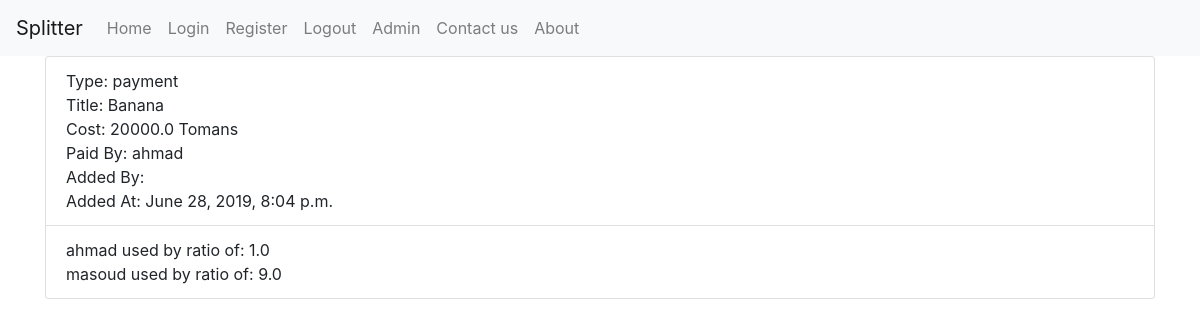
Before: /test/7 (signed in) with the older database file.
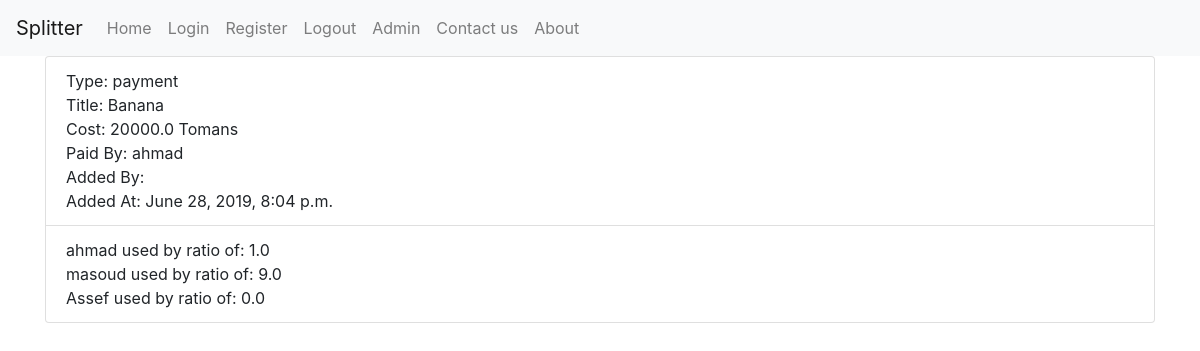
After: the same page with the newer database file.
### main/models.py (models this page shows, shortened)
class ExpenseRatio(models.Model):
    expense_fk = models.ForeignKey(Expense, on_delete=models.CASCADE)
    member_fk = models.ForeignKey(Account, on_delete=models.CASCADE)
    ratio = models.FloatField(default=0)

class Account(models.Model):
    user = models.OneToOneField(User, on_delete=models.CASCADE)

### main/views.py (the view)
# urls.py: path('<slug:group_id>/<int:expense_pk>', views.expense_view),
@login_required
def expense_view(request, group_id, expense_pk):
    expense = Expense.objects.get(pk=expense_pk)
    ratioes = ExpenseRatio.objects.filter(expense_fk=expense)
    context = {'title': 'Account Detail',
               'expense': expense, 'ratioes': ratioes}
    template_name = 'expense.html'
    return render(request, template_name, context)

### main/templates/expense.html (shortened to what this page needs)
{% extends "base.html" %}
{% block navbar %}
{% include 'navbar.html' %}
{% endblock %}
{% block content %}
<ul class="list-group">
    <li class="list-group-item">
        Type: {{ expense.expense_type }}
        Title: {{ expense.title }}
        Cost: {{ expense.cost }} Tomans
        Paid By: {{ expense.payer_fk.user.first_name }}
        Added By: {{ expense.account_fk.user.first_name }}
        Added At: {{ expense.date_time }}
        <br>
    </li>
    <li class="list-group-item">
        {% for expense_ratio in ratioes %}
        {{ expense_ratio.member_fk.user.first_name }} used by ratio of: {{ expense_ratio.ratio }}
        {% endfor %}
    </li>
</ul>
{% endblock %}

Changed rows visible on the page:
added ExpenseRatio: member_fk.user.first_name "Assef", ratio "0.0"
